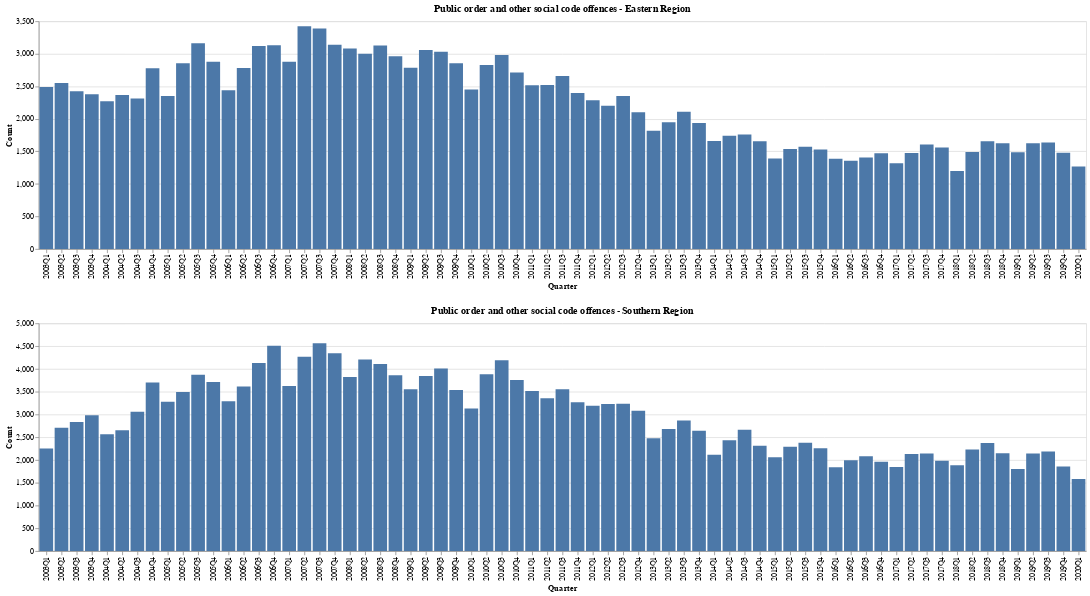

Notebook code cell kept with this figure:
### Code cell
chart_pudo_east & chart_pudo_south

### Figure 1 — Vega-Lite specification as saved in the notebook (floating-point values rounded to 4 significant figures)
{"config": {"view": {"continuousWidth": 400, "continuousHeight": 300}}, "vconcat": [{"data": {"name": "data-3ff12f14fdedd1094be4b5f09fa52722"}, "mark": "bar", "encoding": {"x": {"type": "nominal", "field": "Quarter"}, "y": {"type": "quantitative", "field": "Count"}}, "title": "Public order and other social code offences - Eastern Region"}, {"data": {"name": "data-0db37fd52ca469fd034816989b7ad872"}, "mark": "bar", "encoding": {"x": {"type": "nominal", "field": "Quarter"}, "y": {"type": "quantitative", "field": "Count"}}, "title": "Public order and other social code offences - Southern Region"}], "$schema": "https://vega.github.io/schema/vega-lite/v4.8.1.json", "datasets": {"data-3ff12f14fdedd1094be4b5f09fa52722": [{"Quarter": "2003Q1", "Count": 2490}, {"Quarter": "2003Q2", "Count": 2549}, {"Quarter": "2003Q3", "Count": 2425}, {"Quarter": "2003Q4", "Count": 2378}, {"Quarter": "2004Q1", "Count": 2269}, {"Quarter": "2004Q2", "Count": 2365}, {"Quarter": "2004Q3", "Count": 2312}, {"Quarter": "2004Q4", "Count": 2779}, {"Quarter": "2005Q1", "Count": 2350}, {"Quarter": "2005Q2", "Count": 2855}, {"Quarter": "2005Q3", "Count": 3163}, {"Quarter": "2005Q4", "Count": 2876}, {"Quarter": "2006Q1", "Count": 2441}, {"Quarter": "2006Q2", "Count": 2780}, {"Quarter": "2006Q3", "Count": 3121}, {"Quarter": "2006Q4", "Count": 3131}, {"Quarter": "2007Q1", "Count": 2878}, {"Quarter": "2007Q2", "Count": 3425}, {"Quarter": "2007Q3", "Count": 3387}, {"Quarter": "2007Q4", "Count": 3139}, {"Quarter": "2008Q1", "Count": 3082}, {"Quarter": "2008Q2", "Count": 3000}, {"Quarter": "2008Q3", "Count": 3129}, {"Quarter": "2008Q4", "Count": 2963}, {"Quarter": "2009Q1", "Count": 2785}, {"Quarter": "2009Q2", "Count": 3057}, {"Quarter": "2009Q3", "Count": 3033}, {"Quarter": "2009Q4", "Count": 2856}, {"Quarter": "2010Q1", "Count": 2452}, {"Quarter": "2010Q2", "Count": 2828}, {"Quarter": "2010Q3", "Count": 2983}, {"Quarter": "2010Q4", "Count": 2711}, {"Quarter": "2011Q1", "Count": 2517}, {"Quarter": "2011Q2", "Count": 2521}, {"Quarter": "2011Q3", "Count": 2660}, {"Quarter": "2011Q4", "Count": 2398}, {"Quarter": "2012Q1", "Count": 2285}, {"Quarter": "2012Q2", "Count": 2201}, {"Quarter": "2012Q3", "Count": 2350}, {"Quarter": "2012Q4", "Count": 2100}, {"Quarter": "2013Q1", "Count": 1817}, {"Quarter": "2013Q2", "Count": 1946}, {"Quarter": "2013Q3", "Count": 2109}, {"Quarter": "2013Q4", "Count": 1935}, {"Quarter": "2014Q1", "Count": 1660}, {"Quarter": "2014Q2", "Count": 1741}, {"Quarter": "2014Q3", "Count": 1761}, {"Quarter": "2014Q4", "Count": 1654}, {"Quarter": "2015Q1", "Count": 1390}, {"Quarter": "2015Q2", "Count": 1535}, {"Quarter": "2015Q3", "Count": 1572}, {"Quarter": "2015Q4", "Count": 1527}, {"Quarter": "2016Q1", "Count": 1388}, {"Quarter": "2016Q2", "Count": 1355}, {"Quarter": "2016Q3", "Count": 1406}, {"Quarter": "2016Q4", "Count": 1471}, {"Quarter": "2017Q1", "Count": 1317}, {"Quarter": "2017Q2", "Count": 1475}, {"Quarter": "2017Q3", "Count": 1604}, {"Quarter": "2017Q4", "Count": 1561}, {"Quarter": "2018Q1", "Count": 1198}, {"Quarter": "2018Q2", "Count": 1489}, {"Quarter": "2018Q3", "Count": 1654}, {"Quarter": "2018Q4", "Count": 1624}, {"Quarter": "2019Q1", "Count": 1487}, {"Quarter": "2019Q2", "Count": 1626}, {"Quarter": "2019Q3", "Count": 1637}, {"Quarter": "2019Q4", "Count": 1480}, {"Quarter": "2020Q1", "Count": 1269}], "data-0db37fd52ca469fd034816989b7ad872": [{"Quarter": "2003Q1", "Count": 2250}, {"Quarter": "2003Q2", "Count": 2709}, {"Quarter": "2003Q3", "Count": 2832}, {"Quarter": "2003Q4", "Count": 2980}, {"Quarter": "2004Q1", "Count": 2562}, {"Quarter": "2004Q2", "Count": 2654}, {"Quarter": "2004Q3", "Count": 3059}, {"Quarter": "2004Q4", "Count": 3701}, {"Quarter": "2005Q1", "Count": 3279}, {"Quarter": "2005Q2", "Count": 3492}, {"Quarter": "2005Q3", "Count": 3870}, {"Quarter": "2005Q4", "Count": 3710}, {"Quarter": "2006Q1", "Count": 3291}, {"Quarter": "2006Q2", "Count": 3614}, {"Quarter": "2006Q3", "Count": 4127}, {"Quarter": "2006Q4", "Count": 4510}, {"Quarter": "2007Q1", "Count": 3622}, {"Quarter": "2007Q2", "Count": 4268}, {"Quarter": "2007Q3", "Count": 4560}, {"Quarter": "2007Q4", "Count": 4344}, {"Quarter": "2008Q1", "Count": 3823}, {"Quarter": "2008Q2", "Count": 4208}, {"Quarter": "2008Q3", "Count": 4108}, {"Quarter": "2008Q4", "Count": 3859}, {"Quarter": "2009Q1", "Count": 3553}, {"Quarter": "2009Q2", "Count": 3843}, {"Quarter": "2009Q3", "Count": 4007}, {"Quarter": "2009Q4", "Count": 3534}, {"Quarter": "2010Q1", "Count": 3131}, {"Quarter": "2010Q2", "Count": 3883}, {"Quarter": "2010Q3", "Count": 4187}, {"Quarter": "2010Q4", "Count": 3756}, {"Quarter": "2011Q1", "Count": 3514}, {"Quarter": "2011Q2", "Count": 3356}, {"Quarter": "2011Q3", "Count": 3552}, {"Quarter": "2011Q4", "Count": 3268}, {"Quarter": "2012Q1", "Count": 3190}, {"Quarter": "2012Q2", "Count": 3229}, {"Quarter": "2012Q3", "Count": 3236}, {"Quarter": "2012Q4", "Count": 3082}, {"Quarter": "2013Q1", "Count": 2477}, {"Quarter": "2013Q2", "Count": 2678}, {"Quarter": "2013Q3", "Count": 2867}, {"Quarter": "2013Q4", "Count": 2641}, {"Quarter": "2014Q1", "Count": 2115}, {"Quarter": "2014Q2", "Count": 2432}, {"Quarter": "2014Q3", "Count": 2662}, {"Quarter": "2014Q4", "Count": 2311}, {"Quarter": "2015Q1", "Count": 2062}, {"Quarter": "2015Q2", "Count": 2291}, {"Quarter": "2015Q3", "Count": 2376}, {"Quarter": "2015Q4", "Count": 2258}, {"Quarter": "2016Q1", "Count": 1841}, {"Quarter": "2016Q2", "Count": 1991}, {"Quarter": "2016Q3", "Count": 2079}, {"Quarter": "2016Q4", "Count": 1959}, {"Quarter": "2017Q1", "Count": 1846}, {"Quarter": "2017Q2", "Count": 2130}, {"Quarter": "2017Q3", "Count": 2143}, {"Quarter": "2017Q4", "Count": 1984}, {"Quarter": "2018Q1", "Count": 1885}, {"Quarter": "2018Q2", "Count": 2231}, {"Quarter": "2018Q3", "Count": 2373}, {"Quarter": "2018Q4", "Count": 2149}, {"Quarter": "2019Q1", "Count": 1801}, {"Quarter": "2019Q2", "Count": 2141}, {"Quarter": "2019Q3", "Count": 2184}, {"Quarter": "2019Q4", "Count": 1854}, {"Quarter": "2020Q1", "Count": 1584}]}}
